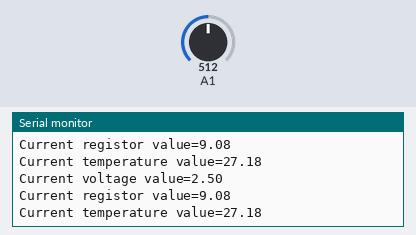
Recording of a sketch running on a simulated Arduino Uno, built with avr-gcc and run on an emulated ATmega328P. Shown: the last lines printed to the serial monitor. The test bench sets the inputs (shaded band); at power-on: A1 = 512.

Above: at 5.8 s.
5.9 s: A1 set to 0
At 11.2 s:
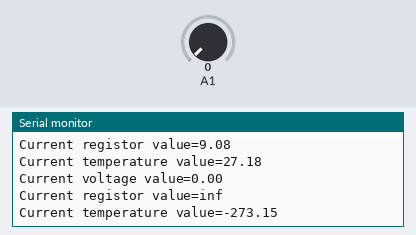
16.6 s: A1 set to 122
At 20.7 s:
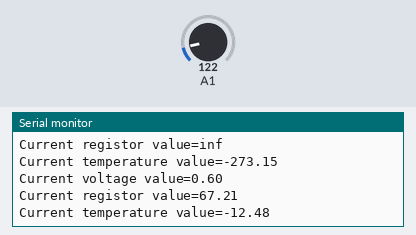
Timing chart, 0 to 22.2 s (numbered marks = the images above; inputs shaded):
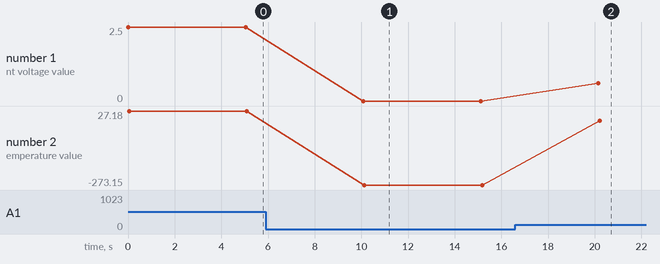

The sketch:

sampler.ino
```cpp
#include<math.h>
#include <SoftwareSerial.h>

  SoftwareSerial XBee(2, 3);

  const float voltagePower=5.0;
  const float Rs=9.1;//采样电阻为9.1千欧  sample resistance 9,1k
  const int B=3950; //热敏电阻工程常数 B constant=3950
  const double T1=273.15+25;//常温  Temp of 25°in Kalvin
  const double R1=10;//常温对应的阻值，单位:千欧 sample resistance value 10k


void setup() {
  Serial.begin(9600);
  XBee.begin(9600);
}

void loop() {
  //获得串联中点的电压值
  double digitalValue=analogRead(1); // Measure adc from pin A1
  double voltageValue=(digitalValue/1023)*5;  //Calculate voltage
  Serial.print("Current voltage value=");
  Serial.println(voltageValue);
  //通过分压比获得热敏电阻的阻值  Calculate resistance of sensor
  double Rt=((voltagePower-voltageValue)*Rs)/voltageValue;
  Serial.print("Current registor value=");
  Serial.println(Rt);

  //换算得到温度值  Calculate temperature
  Serial.print("Current temperature value=");
  Serial.println(((T1*B)/(B+T1*log(Rt/R1)))-273.15);//
  Serial.println();
  //每5秒输出，更改此处修改频率 Send to base station every 5 seconds
  XBee.print("2,");
  XBee.println(((T1*B)/(B+T1*log(Rt/R1)))-273.15);
  delay(5000);
}
```

Measured:
- after the input at 5.9 s, the serial monitor: prints a new line after 4.2 s (image 1)
- after the input at 16.6 s, the serial monitor: prints a new line after 3.6 s (image 2)
- plotted number 1: 2.5 → 0 after the input at 5.9 s, 0 → 0.6 after the input at 16.6 s
- plotted number 2: 27.18 → -273.15 after the input at 5.9 s, -273.15 → -12.48 after the input at 16.6 s
